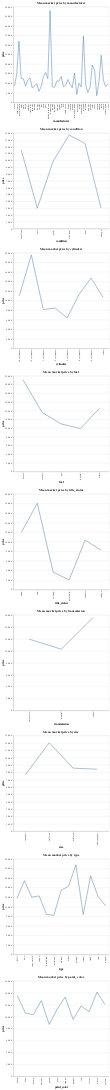

Notebook code for this chart:
### Markdown cell above
#### Market Price by Categorical Variables

### Code cell
categorical_features = ['manufacturer', 'condition', 'cylinders', 'fuel',
                        'title_status', 'transmission', 'size', 'type', 'paint_color']

categorical_encodings = ['manufacturer', 'condition', 'cylinders', 'fuel',
                        'title_status', 'transmission', 'size', 'type', 'paint_color']

base = alt.Chart().mark_line().encode(
    alt.Y('price:Q')
).properties(
    width=400,
    height=400
)

chart = alt.vconcat()
for i in range(len(categorical_features)):
        vehicles_graph = vehicles[['price', categorical_features[i]]].groupby(by = categorical_features[i])\
                                                                     .mean()\
                                                                     .reset_index()
        row = alt.hconcat(data = vehicles_graph)
        row |= base.encode(alt.X(categorical_encodings[i])).properties(title = f'Mean market price by {categorical_features[i]}')
        
        chart &= row
        
chart

### Figure 1 — Vega-Lite specification as saved in the notebook (floating-point values rounded to 4 significant figures)
{"$schema": "https://vega.github.io/schema/vega-lite/v3.4.0.json", "config": {"mark": {"tooltip": null}, "view": {"height": 300, "width": 400}}, "data": {"name": "data-574461e7190150706446ccad0c695859"}, "datasets": {"data-19ebb0143d60b7de88ed057dec61b028": [{"condition": "excellent", "price": 11490.0}, {"condition": "fair", "price": 3007.0}, {"condition": "good", "price": 9919.0}, {"condition": "like new", "price": 13720.0}, {"condition": "new", "price": 12480.0}, {"condition": "salvage", "price": 3001.0}], "data-3796b0a5fa2ae0a0c7d8020350266481": [{"price": 7668.0, "size": "compact"}, {"price": 12020.0, "size": "full-size"}, {"price": 8587.0, "size": "mid-size"}, {"price": 8436.0, "size": "sub-compact"}], "data-574461e7190150706446ccad0c695859": [{"manufacturer": "acura", "price": 8486.0}, {"manufacturer": "alfa-romeo", "price": 14690.0}, {"manufacturer": "aston-martin", "price": 31980.0}, {"manufacturer": "audi", "price": 12550.0}, {"manufacturer": "bmw", "price": 12210.0}, {"manufacturer": "buick", "price": 8511.0}, {"manufacturer": "cadillac", "price": 11710.0}, {"manufacturer": "chevrolet", "price": 12690.0}, {"manufacturer": "chrysler", "price": 7414.0}, {"manufacturer": "datsun", "price": 8695.0}, {"manufacturer": "dodge", "price": 9692.0}, {"manufacturer": "ferrari", "price": 5694.0}, {"manufacturer": "fiat", "price": 8291.0}, {"manufacturer": "ford", "price": 13360.0}, {"manufacturer": "gmc", "price": 15610.0}, {"manufacturer": "harley-davidson", "price": 12310.0}, {"manufacturer": "hennessey", "price": 47995}, {"manufacturer": "honda", "price": 8181.0}, {"manufacturer": "hyundai", "price": 7802.0}, {"manufacturer": "infiniti", "price": 11160.0}, {"manufacturer": "jaguar", "price": 10980.0}, {"manufacturer": "jeep", "price": 13530.0}, {"manufacturer": "kia", "price": 8136.0}, {"manufacturer": "land rover", "price": 8853.0}, {"manufacturer": "lexus", "price": 11940.0}, {"manufacturer": "lincoln", "price": 9456.0}, {"manufacturer": "mazda", "price": 7557.0}, {"manufacturer": "mercedes-benz", "price": 15350.0}, {"manufacturer": "mercury", "price": 4055.0}, {"manufacturer": "mini", "price": 9881.0}, {"manufacturer": "mitsubishi", "price": 8043.0}, {"manufacturer": "morgan", "price": 34600}, {"manufacturer": "nissan", "price": 9056.0}, {"manufacturer": "pontiac", "price": 5154.0}, {"manufacturer": "porche", "price": 7827.0}, {"manufacturer": "ram", "price": 19490.0}, {"manufacturer": "rover", "price": 16940.0}, {"manufacturer": "saturn", "price": 3440.0}, {"manufacturer": "subaru", "price": 10840.0}, {"manufacturer": "tesla", "price": 24590.0}, {"manufacturer": "toyota", "price": 11530.0}, {"manufacturer": "volkswagen", "price": 8251.0}, {"manufacturer": "volvo", "price": 9558.0}], "data-5dc019393c7bed246f836ae3c5be2141": [{"fuel": "diesel", "price": 21160.0}, {"fuel": "electric", "price": 13620.0}, {"fuel": "gas", "price": 10960.0}, {"fuel": "hybrid", "price": 9888.0}, {"fuel": "other", "price": 14530.0}], "data-7e07ee4910cee8e52c0599f60f3dca32": [{"price": 11780.0, "type": "SUV"}, {"price": 15450.0, "type": "bus"}, {"price": 12000.0, "type": "convertible"}, {"price": 12270.0, "type": "coupe"}, {"price": 8393.0, "type": "hatchback"}, {"price": 8210.0, "type": "mini-van"}, {"price": 13480.0, "type": "offroad"}, {"price": 14270.0, "type": "other"}, {"price": 18790.0, "type": "pickup"}, {"price": 8394.0, "type": "sedan"}, {"price": 16470.0, "type": "truck"}, {"price": 12190.0, "type": "van"}, {"price": 10250.0, "type": "wagon"}], "data-82f4f7d264d748eef3464774392ad141": [{"price": 11930.0, "transmission": "automatic"}, {"price": 10270.0, "transmission": "manual"}, {"price": 15550.0, "transmission": "other"}], "data-abe5e5819a7fd7915db4d0a2ed2e2a76": [{"cylinders": "10 cylinders", "price": 11050.0}, {"cylinders": "12 cylinders", "price": 19570.0}, {"cylinders": "3 cylinders", "price": 8151.0}, {"cylinders": "4 cylinders", "price": 8448.0}, {"cylinders": "5 cylinders", "price": 6401.0}, {"cylinders": "6 cylinders", "price": 11330.0}, {"cylinders": "8 cylinders", "price": 14730.0}, {"cylinders": "other", "price": 10730.0}], "data-d280c31e2fd0925c6de9f8ea4cd47459": [{"paint_color": "black", "price": 13500.0}, {"paint_color": "blue", "price": 10650.0}, {"paint_color": "brown", "price": 10330.0}, {"paint_color": "custom", "price": 12700.0}, {"paint_color": "green", "price": 8695.0}, {"paint_color": "grey", "price": 11260.0}, {"paint_color": "orange", "price": 13270.0}, {"paint_color": "purple", "price": 9549.0}, {"paint_color": "red", "price": 11790.0}, {"paint_color": "silver", "price": 10850.0}, {"paint_color": "white", "price": 14130.0}, {"paint_color": "yellow", "price": 12020.0}], "data-fcfaae1d92739db5c05335b3a6b0fc20": [{"price": 11970.0, "title_status": "clean"}, {"price": 18070.0, "title_status": "lien"}, {"price": 3652.0, "title_status": "missing"}, {"price": 2032.0, "title_status": "parts only"}, {"price": 10350.0, "title_status": "rebuilt"}, {"price": 8250.0, "title_status": "salvage"}]}, "vconcat": [{"hconcat": [{"encoding": {"x": {"field": "manufacturer", "type": "nominal"}, "y": {"field": "price", "type": "quantitative"}}, "height": 400, "mark": "line", "title": "Mean market price by manufacturer", "width": 400}]}, {"data": {"name": "data-19ebb0143d60b7de88ed057dec61b028"}, "hconcat": [{"encoding": {"x": {"field": "condition", "type": "nominal"}, "y": {"field": "price", "type": "quantitative"}}, "height": 400, "mark": "line", "title": "Mean market price by condition", "width": 400}]}, {"data": {"name": "data-abe5e5819a7fd7915db4d0a2ed2e2a76"}, "hconcat": [{"encoding": {"x": {"field": "cylinders", "type": "nominal"}, "y": {"field": "price", "type": "quantitative"}}, "height": 400, "mark": "line", "title": "Mean market price by cylinders", "width": 400}]}, {"data": {"name": "data-5dc019393c7bed246f836ae3c5be2141"}, "hconcat": [{"encoding": {"x": {"field": "fuel", "type": "nominal"}, "y": {"field": "price", "type": "quantitative"}}, "height": 400, "mark": "line", "title": "Mean market price by fuel", "width": 400}]}, {"data": {"name": "data-fcfaae1d92739db5c05335b3a6b0fc20"}, "hconcat": [{"encoding": {"x": {"field": "title_status", "type": "nominal"}, "y": {"field": "price", "type": "quantitative"}}, "height": 400, "mark": "line", "title": "Mean market price by title_status", "width": 400}]}, {"data": {"name": "data-82f4f7d264d748eef3464774392ad141"}, "hconcat": [{"encoding": {"x": {"field": "transmission", "type": "nominal"}, "y": {"field": "price", "type": "quantitative"}}, "height": 400, "mark": "line", "title": "Mean market price by transmission", "width": 400}]}, {"data": {"name": "data-3796b0a5fa2ae0a0c7d8020350266481"}, "hconcat": [{"encoding": {"x": {"field": "size", "type": "nominal"}, "y": {"field": "price", "type": "quantitative"}}, "height": 400, "mark": "line", "title": "Mean market price by size", "width": 400}]}, {"data": {"name": "data-7e07ee4910cee8e52c0599f60f3dca32"}, "hconcat": [{"encoding": {"x": {"field": "type", "type": "nominal"}, "y": {"field": "price", "type": "quantitative"}}, "height": 400, "mark": "line", "title": "Mean market price by type", "width": 400}]}, {"data": {"name": "data-d280c31e2fd0925c6de9f8ea4cd47459"}, "hconcat": [{"encoding": {"x": {"field": "paint_color", "type": "nominal"}, "y": {"field": "price", "type": "quantitative"}}, "height": 400, "mark": "line", "title": "Mean market price by paint_color", "width": 400}]}]}
